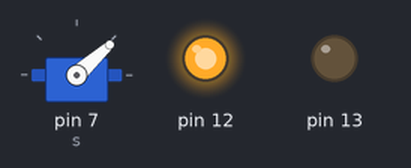
This sketch was run on a simulated Arduino Uno, built with avr-gcc and run on an emulated ATmega328P. On the bench: servo, output pins drawn as LEDs (lit = HIGH).

Above: at 0.05 s.
At 0.8 s:
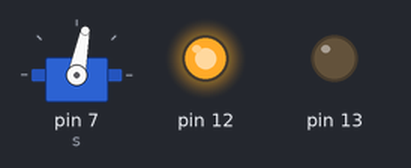
At 1.55 s:
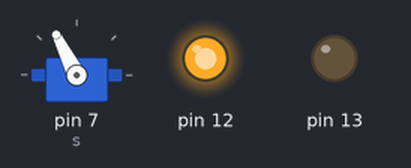
At 3.05 s:
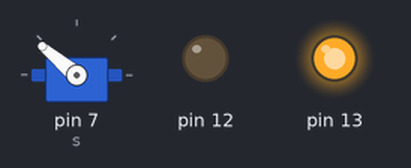
At 4.55 s:
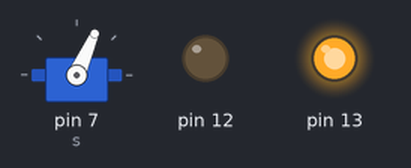
At 6.05 s:
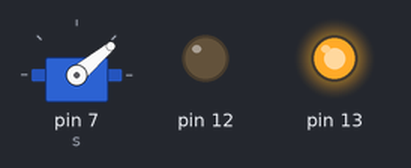
Timing chart, 0 to 7.9 s (numbered marks = the images above):
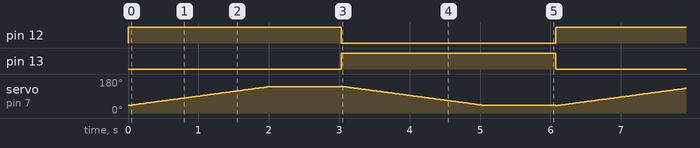

The sketch:

passagem_de_nivel.ino
```cpp
#include <Servo.h>
int posicao = 40;
Servo s;

void setup() {
  pinMode (12,OUTPUT); /*12 e o vermelho*/
  pinMode (13,OUTPUT); /*13 e o verde*/
  s.attach (7);
  Serial.begin (9600);
  s.write (posicao);
}

void loop() {
    digitalWrite (13, LOW);
    digitalWrite (12, HIGH);
    for(;posicao<=140;posicao++){
      s.write (posicao);
      delay(20);
    }

    delay(1000);

    digitalWrite (13, HIGH);
    digitalWrite (12, LOW);
    for(;posicao>=40;posicao--){
      s.write (posicao);
      delay(20);
    }

    delay(1000);
}
```

Measured:
- by itself, pin 12, pin 13: alternates HIGH for 3.0 s and LOW for 3.0 s
